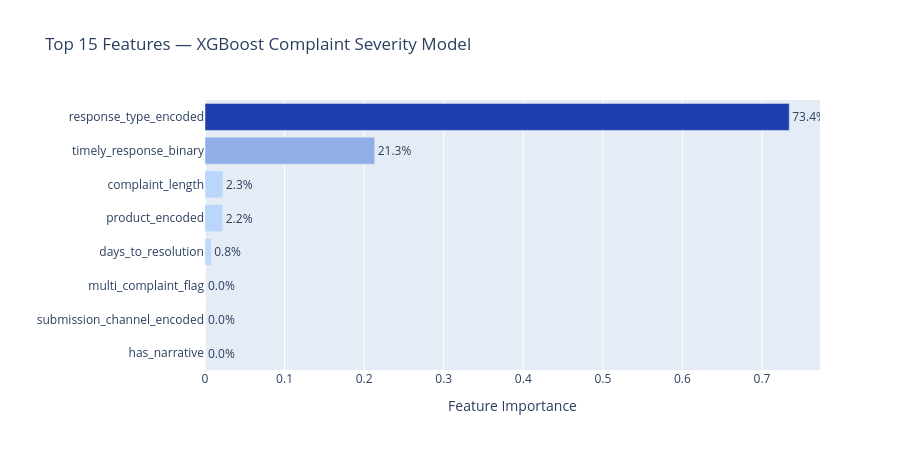

The cell this chart's notebook holds for it:
### Code cell
fig = px.bar(
    importance_df.head(15),
    x="importance",
    y="feature_name",
    orientation="h",
    color="importance",
    color_continuous_scale=["#bfdbfe", "#1e40af"],
    text="importance_pct",
    title="Top 15 Features — XGBoost Complaint Severity Model",
    labels={"importance": "Feature Importance", "feature_name": ""},
)
fig.update_traces(texttemplate="%{text:.1f}%", textposition="outside")
fig.update_layout(
    coloraxis_showscale=False,
    height=450,
    yaxis={"categoryorder": "total ascending"},
)
fig.show()

### Figure 1 — Plotly figure (JSON) as saved in the notebook; plotly's stock layout.template omitted (floating-point values rounded to 4 significant figures)
{"data": [{"hovertemplate": "Feature Importance=%{marker.color}<br>=%{y}<br>importance_pct=%{text}<extra></extra>", "legendgroup": "", "marker": {"color": [0.7342, 0.2132, 0.02248, 0.02229, 0.007786, 0.0, 0.0, 0.0], "coloraxis": "coloraxis", "pattern": {"shape": ""}}, "name": "", "orientation": "h", "showlegend": false, "text": [73.42, 21.32, 2.25, 2.23, 0.78, 0.0, 0.0, 0.0], "textposition": "outside", "texttemplate": "%{text:.1f}%", "type": "bar", "x": [0.7342, 0.2132, 0.02248, 0.02229, 0.007786, 0.0, 0.0, 0.0], "xaxis": "x", "y": ["response_type_encoded", "timely_response_binary", "complaint_length", "product_encoded", "days_to_resolution", "has_narrative", "submission_channel_encoded", "multi_complaint_flag"], "yaxis": "y"}], "layout": {"barmode": "relative", "coloraxis": {"colorbar": {"title": {"text": "Feature Importance"}}, "colorscale": [[0, "#bfdbfe"], [1, "#1e40af"]], "showscale": false}, "height": 450, "legend": {"tracegroupgap": 0}, "title": {"text": "Top 15 Features — XGBoost Complaint Severity Model"}, "xaxis": {"anchor": "y", "domain": [0, 1], "title": {"text": "Feature Importance"}}, "yaxis": {"anchor": "x", "categoryorder": "total ascending", "domain": [0, 1], "title": {"text": ""}}}}
